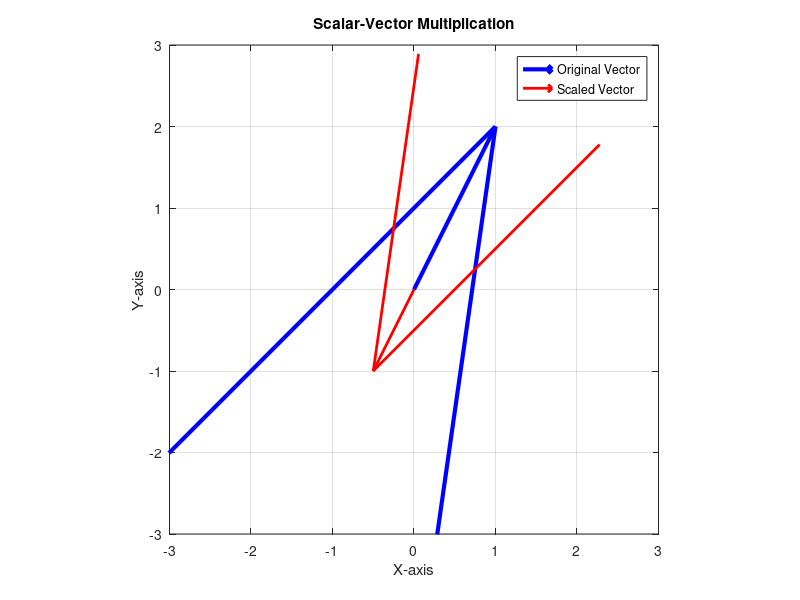

MATLAB code to generate this figure:
% Define the vector
v = [1, 2];

% Define the scalar
s = -1/2;

%%%%%%% TODO %%%%%%%
% Compute the scaled vector and initialize the value on the 'scaled_v'
scaled_v = s * v;
%%%%%%%%%%%%%%%%%%%%

% Create a figure
figure;

% Plot the original vector
quiver(0, 0, v(1), v(2), 'b', 'LineWidth', 3, 'AutoScale', 'off','MaxHeadSize', 2);
hold on;

% Plot the scaled vector
quiver(0, 0, scaled_v(1), scaled_v(2), 'r', 'LineWidth', 2, 'AutoScale', 'off', 'MaxHeadSize', 2);

% Set axes properties
axis equal;
xlim([-3, 3]);
ylim([-3, 3]);

% Show grid
grid on;

% Title for the visualization
title('Scalar-Vector Multiplication');

% Axes labels
xlabel('X-axis');
ylabel('Y-axis');

% Legend for vectors
legend('Original Vector', 'Scaled Vector');